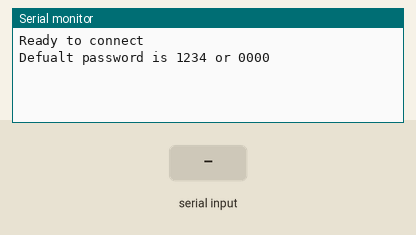
This sketch was run on a simulated Arduino Uno, built with avr-gcc and run on an emulated ATmega328P. Parts: the last lines printed to the serial monitor. The inputs (shaded band) are chosen by the test bench.

Above: at 1.2 s.
1.3 s: "1" received over the second serial link
At 2.3 s:
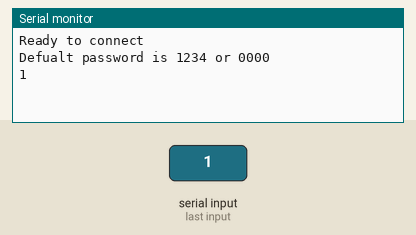
3.1 s: "0" received over the second serial link
At 4.1 s:
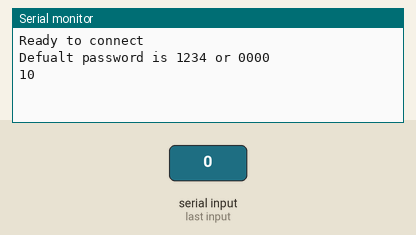

The sketch:

data_aquisition.ino
```cpp
#include <ArduinoJson.h>
#include <SoftwareSerial.h>


SoftwareSerial MyBlue(2, 3); // RX | TX
  //SoftwareSerial MyBlue(2, 4); // RX | TX

int counter = 0;
String msg;

void setup()
{
  Serial.begin(9600);
  MyBlue.begin(9600);  // normal mode
  //MyBlue.begin(38400);  //Baud Rate for AT-command Mode.
  //Serial.println("***AT commands mode***");
  Serial.println("Ready to connect\nDefualt password is 1234 or 0000\n\n");
}
void loop()
{

  counter++;
  StaticJsonDocument<128> doc;

  doc["sensor"] = "gps";
  doc["heart-rate"] = 12;
  doc["acceleration_x"] = 0.5;
  doc["acceleration_y"] = 0.5;
  doc["acceleration_z"] = 0.5;

  JsonObject acceleration = doc.createNestedObject("acceleration");
  acceleration["x"] = 4;
  acceleration["y"] = 5;
  acceleration["z"] = 9;
  doc["distance"] = 0.5;
  doc["time"] = 1351824120;

  String output = "";
  serializeJson(doc, output);
  //Serial.println(output);


    readSerialPort();
    //from bluetooth to Terminal.
    if (MyBlue.available() > 0) {
    Serial.write(MyBlue.read());
    }


    //from termial to bluetooth
    if (msg!=""){
      MyBlue.println(msg);
    }

//    if(counter > 240){
//     counter = 0;
//    }
//
//    MyBlue.write(counter);

    MyBlue.print(output);
    delay(1500);
}


void readSerialPort() {
  msg = "";
  while (Serial.available()) {
    delay(10);
    if (Serial.available() > 0) {
      char c = Serial.read();  //gets one byte from serial buffer
      msg += c; //makes the string readString
    }
  }
}
```

Measured:
- after the input at 1.3 s, the serial monitor: prints a new line after 0.39 s (image 1)
- after the input at 3.1 s, the serial monitor: prints a new line after 0.27 s (image 2)
